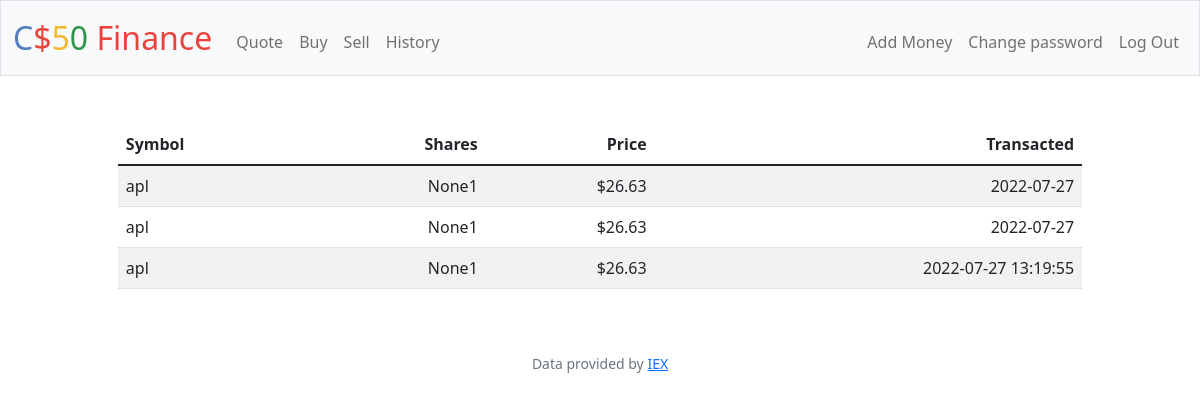
The page /history (signed in) on the database its author committed.
### tables this page shows
CREATE TABLE history (id INTEGER NOT NULL, user_id_hst INTEGER NOT NULL, symbol_hst TEXT NOT NULL, name_hst TEXT, shares_hst INTEGER NOT NULL, price_hst INTEGER NOT NULL, date TEXT NOT NULL, type text, PRIMARY KEY(id), FOREIGN KEY(user_id_hst) REFERENCES users(id));

### app.py (the view)
@app.route("/history")
@login_required
def history():
    history = db.execute("SELECT * FROM history WHERE user_id_hst = ?", session["user_id"])
    return render_template("history.html", history = history)

### app.py (called while the page is built)
@app.after_request
def after_request(response):
    response.headers["Cache-Control"] = "no-cache, no-store, must-revalidate"
    response.headers["Expires"] = 0
    response.headers["Pragma"] = "no-cache"
    return response

### helpers.py (called while the page is built)
def login_required(f):
    @wraps(f)
    def decorated_function(*args, **kwargs):
        if session.get("user_id") is None:
            return redirect("/login")
        return f(*args, **kwargs)
    return decorated_function

### templates/history.html (shortened to what this page needs)
{% extends "layout.html" %}
{% block main %}
    <table class="table table-striped"  style="margin:auto; width: 82%; text-align:right">
        <thead>
            <tr>
                <th style="text-align:left">Symbol</th>
                <th>Shares</th>
                <th>Price</th>
                <th>Transacted</th>
            </tr>
        </thead>
        <tbody>
            <tr> {% for name in history %}
                <td style="text-align:left">{{ name.symbol_hst }} </td>
                <td>{{ name.type }}{{ name.shares_hst }}</td>
                <td>{{ name.price_hst }}</td>
                <td>{{ name.date }}</td>
            </tr>{% endfor %}
        </tbody>
    </table>
{% endblock %}

### rows shown on the page
history: symbol_hst "apl", type "None", shares_hst "1", price_hst "$26.63", date "2022-07-27"
history: symbol_hst "apl", type "None", shares_hst "1", price_hst "$26.63", date "2022-07-27"
history: symbol_hst "apl", type "None", shares_hst "1", price_hst "$26.63", date "2022-07-27 13:19:55"
